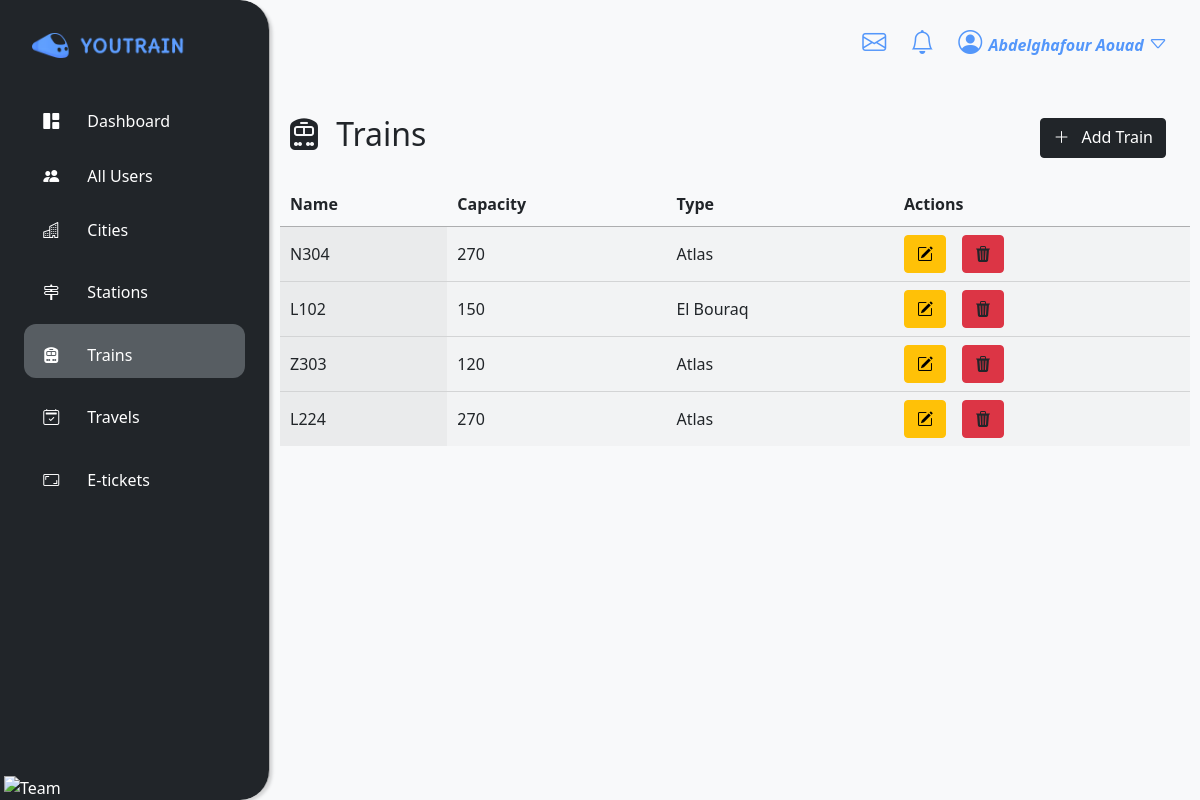
Page /trains.php (signed in) on the committed database.
### tables this page shows
CREATE TABLE IF NOT EXISTS `trains` (
  `id` int NOT NULL AUTO_INCREMENT,
  `name` varchar(60) NOT NULL,
  `capacity` int NOT NULL,
  `type_id` int NOT NULL,
  PRIMARY KEY (`id`)
);

CREATE TABLE IF NOT EXISTS `type_trains` (
  `id` int NOT NULL AUTO_INCREMENT,
  `name` varchar(50) NOT NULL,
  `speed` float NOT NULL,
  PRIMARY KEY (`id`)
);

### models/connection.php (called while the page is built, shortened)
<?php
class Connection
{
      private $serv = 'localhost';
      private $user = 'root';
      private $pass = '';
      private $bd = 'youtrain';
      private function pdoConnection()
      {
            $con = new PDO('mysql:host=' . $this->serv . ';dbname=' . $this->bd, $this->user, $this->pass);
            $con->setAttribute(PDO::ATTR_DEFAULT_FETCH_MODE, PDO::FETCH_ASSOC);
            try {
                  return $con;
            } catch (PDOException $e) {
                  echo 'Database Error: ' . $e->getMessage();
            }
      }
      public function connect()
      {
            return $this->pdoConnection();
      }
}

### models/train.php (called while the page is built, shortened)
<?php
require_once 'connection.php';
class Train extends Connection
{
    public function allTrains()
    {
        $sql = "SELECT trains.*,
                type_trains.name as type
                from trains
                inner join type_trains on trains.type_id = type_trains.id";
        $stmt = $this->connect()->prepare($sql);
        $stmt->execute();
        $result = $stmt->fetchAll();
        return $result;
    }
}

### views/allTrains.php (the view, shortened to what this page needs)
<?php
include_once './models/train.php';
$all_trains = new Train();
$trains = $all_trains->allTrains();
?>
<table id="data-table" class="display dataTable" style="width: 100%" aria-describedby="example_info">
    <thead>
        <tr>
            <th>Name</th>
            <th>Capacity</th>
            <th>Type</th>
            <th>Actions</th>
        </tr>
    </thead>
    <tbody>
        <?php
            foreach ($trains as $train) {
        ?>
            <tr class="odd"  id = "<?= $train['id'];?>" train = "<?= $train['name'];?>"
            capacity = "<?= $train['capacity'];?>" type = "<?= $train['type_id']; ?>">
                <td class="sorting_1"><?= $train["name"] ?></td>
                <td class=""><?= $train["capacity"] ?></td>
                <td class=""><?= $train["type"] ?></td>
                <td>
                    <div class="d-flex fs-3">
                        <a href="#modal-city" data-bs-toggle="modal" class="btn btn-warning me-3" onclick="editTrain(<?= $train['id']; ?>)"><i class="bi bi-pencil-square users-icon"></i></a>
                        <a href="controllers/trainController.php?id=<?= $train['id'] ?>" class="btn btn-danger text-dark"><i class="bi bi-trash3-fill users-icon"></i></a>
                    </div>
                </td>
            </tr>
        <?php
            }
        ?>
    </tbody>
</table>

### assets/css/style.css (style rules this page uses)
* { margin: 0; padding: 0; box-sizing: border-box; }
body { overflow-x: hidden; }
body { background-color: #dadde6 }
a { text-decoration: none !important; }

### rows in the picture
trains: name "N304", capacity "270", type_trains.name "Atlas"
trains: name "L102", capacity "150", type_trains.name "El Bouraq"
trains: name "Z303", capacity "120", type_trains.name "Atlas"
trains: name "L224", capacity "270", type_trains.name "Atlas"

### other values in the picture
$_SESSION['first_name'] "Abdelghafour"
$_SESSION['last_name'] "Aouad"
